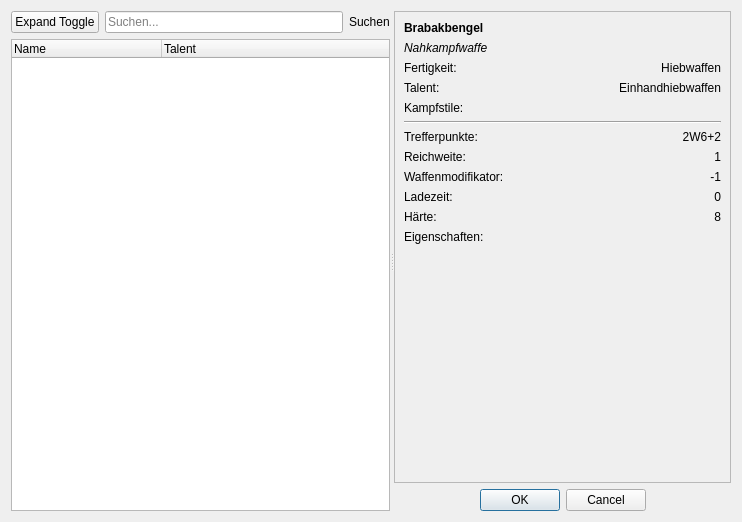
<?xml version="1.0" encoding="UTF-8"?>
<ui version="4.0">
 <class>Dialog</class>
 <widget class="QDialog" name="Dialog">
  <property name="windowModality">
   <enum>Qt::WindowModality::ApplicationModal</enum>
  </property>
  <property name="geometry">
   <rect>
    <x>0</x>
    <y>0</y>
    <width>742</width>
    <height>522</height>
   </rect>
  </property>
  <property name="windowTitle">
   <string>Taverne - Waffe wählen...</string>
  </property>
  <layout class="QGridLayout" name="gridLayout_2">
   <item row="0" column="0">
    <widget class="QSplitter" name="splitter">
     <property name="orientation">
      <enum>Qt::Orientation::Horizontal</enum>
     </property>
     <widget class="QWidget" name="verticalLayout_2" native="true">
      <property name="sizePolicy">
       <sizepolicy hsizetype="Preferred" vsizetype="Preferred">
        <horstretch>0</horstretch>
        <verstretch>0</verstretch>
       </sizepolicy>
      </property>
      <layout class="QVBoxLayout" name="verticalLayout2">
       <item>
        <layout class="QHBoxLayout" name="filterLayout">
         <item>
          <widget class="QPushButton" name="buttonExpandToggle">
           <property name="font">
            <font>
             <hintingpreference>PreferNoHinting</hintingpreference>
            </font>
           </property>
           <property name="text">
            <string>Expand Toggle</string>
           </property>
           <property name="class" stdset="0">
            <string>icon</string>
           </property>
          </widget>
         </item>
         <item>
          <widget class="QLineEdit" name="nameFilterEdit">
           <property name="placeholderText">
            <string>Suchen...</string>
           </property>
           <property name="clearButtonEnabled">
            <bool>true</bool>
           </property>
          </widget>
         </item>
         <item>
          <widget class="QLabel" name="labelFilter">
           <property name="font">
            <font>
             <hintingpreference>PreferNoHinting</hintingpreference>
            </font>
           </property>
           <property name="text">
            <string>Suchen</string>
           </property>
           <property name="class" stdset="0">
            <string>icon</string>
           </property>
          </widget>
         </item>
        </layout>
       </item>
       <item>
        <widget class="QTreeWidget" name="treeWeapons">
         <property name="sizePolicy">
          <sizepolicy hsizetype="Expanding" vsizetype="Expanding">
           <horstretch>0</horstretch>
           <verstretch>0</verstretch>
          </sizepolicy>
         </property>
         <property name="editTriggers">
          <set>QAbstractItemView::EditTrigger::NoEditTriggers</set>
         </property>
         <property name="showDropIndicator" stdset="0">
          <bool>false</bool>
         </property>
         <property name="alternatingRowColors">
          <bool>true</bool>
         </property>
         <property name="sortingEnabled">
          <bool>false</bool>
         </property>
         <property name="allColumnsShowFocus">
          <bool>true</bool>
         </property>
         <attribute name="headerVisible">
          <bool>true</bool>
         </attribute>
         <attribute name="headerCascadingSectionResizes">
          <bool>false</bool>
         </attribute>
         <attribute name="headerDefaultSectionSize">
          <number>150</number>
         </attribute>
         <attribute name="headerStretchLastSection">
          <bool>true</bool>
         </attribute>
         <column>
          <property name="text">
           <string>Name</string>
          </property>
         </column>
         <column>
          <property name="text">
           <string>Talent</string>
          </property>
         </column>
        </widget>
       </item>
      </layout>
     </widget>
     <widget class="QWidget" name="layoutWidget">
      <layout class="QVBoxLayout" name="verticalLayout">
       <property name="sizeConstraint">
        <enum>QLayout::SizeConstraint::SetDefaultConstraint</enum>
       </property>
       <item>
        <widget class="QScrollArea" name="scrollArea">
         <property name="minimumSize">
          <size>
           <width>0</width>
           <height>0</height>
          </size>
         </property>
         <property name="font">
          <font>
           <bold>false</bold>
          </font>
         </property>
         <property name="frameShape">
          <enum>QFrame::Shape::StyledPanel</enum>
         </property>
         <property name="widgetResizable">
          <bool>true</bool>
         </property>
         <widget class="QWidget" name="scrollAreaWidgetContents">
          <property name="geometry">
           <rect>
            <x>0</x>
            <y>0</y>
            <width>327</width>
            <height>470</height>
           </rect>
          </property>
          <layout class="QFormLayout" name="formLayout">
           <item row="0" column="0">
            <widget class="QLabel" name="labelName">
             <property name="font">
              <font>
               <bold>true</bold>
              </font>
             </property>
             <property name="text">
              <string>Brabakbengel</string>
             </property>
             <property name="class" stdset="0">
              <string>h4</string>
             </property>
            </widget>
           </item>
           <item row="1" column="0">
            <widget class="QLabel" name="labelTyp">
             <property name="font">
              <font>
               <italic>true</italic>
               <bold>false</bold>
              </font>
             </property>
             <property name="text">
              <string>Nahkampfwaffe</string>
             </property>
             <property name="alignment">
              <set>Qt::AlignmentFlag::AlignLeading|Qt::AlignmentFlag::AlignLeft|Qt::AlignmentFlag::AlignVCenter</set>
             </property>
             <property name="class" stdset="0">
              <string>italic</string>
             </property>
            </widget>
           </item>
           <item row="2" column="0">
            <widget class="QLabel" name="labelFertigkeit">
             <property name="text">
              <string>Fertigkeit:</string>
             </property>
            </widget>
           </item>
           <item row="2" column="1">
            <widget class="QLabel" name="labelFertigkeitWert">
             <property name="text">
              <string>Hiebwaffen</string>
             </property>
             <property name="alignment">
              <set>Qt::AlignmentFlag::AlignRight|Qt::AlignmentFlag::AlignTrailing|Qt::AlignmentFlag::AlignVCenter</set>
             </property>
             <property name="wordWrap">
              <bool>true</bool>
             </property>
            </widget>
           </item>
           <item row="3" column="0">
            <widget class="QLabel" name="labelTalent">
             <property name="text">
              <string>Talent:</string>
             </property>
            </widget>
           </item>
           <item row="3" column="1">
            <widget class="QLabel" name="labelTalentWert">
             <property name="text">
              <string>Einhandhiebwaffen</string>
             </property>
             <property name="alignment">
              <set>Qt::AlignmentFlag::AlignRight|Qt::AlignmentFlag::AlignTrailing|Qt::AlignmentFlag::AlignVCenter</set>
             </property>
             <property name="wordWrap">
              <bool>true</bool>
             </property>
            </widget>
           </item>
           <item row="5" column="0" colspan="2">
            <widget class="Line" name="line">
             <property name="orientation">
              <enum>Qt::Orientation::Horizontal</enum>
             </property>
            </widget>
           </item>
           <item row="6" column="0">
            <widget class="QLabel" name="labelTP">
             <property name="font">
              <font>
               <bold>false</bold>
              </font>
             </property>
             <property name="text">
              <string>Trefferpunkte:</string>
             </property>
            </widget>
           </item>
           <item row="6" column="1">
            <widget class="QLabel" name="labelTPWert">
             <property name="text">
              <string>2W6+2</string>
             </property>
             <property name="alignment">
              <set>Qt::AlignmentFlag::AlignRight|Qt::AlignmentFlag::AlignTrailing|Qt::AlignmentFlag::AlignVCenter</set>
             </property>
            </widget>
           </item>
           <item row="7" column="0">
            <widget class="QLabel" name="labelRW">
             <property name="text">
              <string>Reichweite:</string>
             </property>
            </widget>
           </item>
           <item row="7" column="1">
            <widget class="QLabel" name="labelRWWert">
             <property name="text">
              <string>1</string>
             </property>
             <property name="alignment">
              <set>Qt::AlignmentFlag::AlignRight|Qt::AlignmentFlag::AlignTrailing|Qt::AlignmentFlag::AlignVCenter</set>
             </property>
            </widget>
           </item>
           <item row="8" column="0">
            <widget class="QLabel" name="labelWM">
             <property name="text">
              <string>Waffenmodifikator:</string>
             </property>
            </widget>
           </item>
           <item row="8" column="1">
            <widget class="QLabel" name="labelWMWert">
             <property name="text">
              <string>-1</string>
             </property>
             <property name="alignment">
              <set>Qt::AlignmentFlag::AlignRight|Qt::AlignmentFlag::AlignTrailing|Qt::AlignmentFlag::AlignVCenter</set>
             </property>
            </widget>
           </item>
           <item row="9" column="0">
            <widget class="QLabel" name="labelLZ">
             <property name="text">
              <string>Ladezeit:</string>
             </property>
            </widget>
           </item>
           <item row="9" column="1">
            <widget class="QLabel" name="labelLZWert">
             <property name="text">
              <string>0</string>
             </property>
             <property name="alignment">
              <set>Qt::AlignmentFlag::AlignRight|Qt::AlignmentFlag::AlignTrailing|Qt::AlignmentFlag::AlignVCenter</set>
             </property>
            </widget>
           </item>
           <item row="10" column="0">
            <widget class="QLabel" name="labelHaerte">
             <property name="text">
              <string>Härte:</string>
             </property>
            </widget>
           </item>
           <item row="10" column="1">
            <widget class="QLabel" name="labelHaerteWert">
             <property name="text">
              <string>8</string>
             </property>
             <property name="alignment">
              <set>Qt::AlignmentFlag::AlignRight|Qt::AlignmentFlag::AlignTrailing|Qt::AlignmentFlag::AlignVCenter</set>
             </property>
            </widget>
           </item>
           <item row="11" column="0" colspan="2">
            <widget class="QLabel" name="labelEigenschaften">
             <property name="text">
              <string>Eigenschaften:</string>
             </property>
             <property name="wordWrap">
              <bool>true</bool>
             </property>
            </widget>
           </item>
           <item row="4" column="0" colspan="2">
            <widget class="QLabel" name="labelKampfstile">
             <property name="text">
              <string>Kampfstile:</string>
             </property>
             <property name="wordWrap">
              <bool>true</bool>
             </property>
            </widget>
           </item>
          </layout>
         </widget>
        </widget>
       </item>
       <item>
        <widget class="QDialogButtonBox" name="buttonBox">
         <property name="orientation">
          <enum>Qt::Orientation::Horizontal</enum>
         </property>
         <property name="standardButtons">
          <set>QDialogButtonBox::StandardButton::Cancel|QDialogButtonBox::StandardButton::Ok</set>
         </property>
         <property name="centerButtons">
          <bool>true</bool>
         </property>
        </widget>
       </item>
      </layout>
     </widget>
    </widget>
   </item>
  </layout>
 </widget>
 <tabstops>
  <tabstop>nameFilterEdit</tabstop>
  <tabstop>treeWeapons</tabstop>
  <tabstop>scrollArea</tabstop>
 </tabstops>
 <resources/>
 <connections>
  <connection>
   <sender>buttonBox</sender>
   <signal>accepted()</signal>
   <receiver>Dialog</receiver>
   <slot>accept()</slot>
   <hints>
    <hint type="sourcelabel">
     <x>248</x>
     <y>254</y>
    </hint>
    <hint type="destinationlabel">
     <x>157</x>
     <y>274</y>
    </hint>
   </hints>
  </connection>
  <connection>
   <sender>buttonBox</sender>
   <signal>rejected()</signal>
   <receiver>Dialog</receiver>
   <slot>reject()</slot>
   <hints>
    <hint type="sourcelabel">
     <x>316</x>
     <y>260</y>
    </hint>
    <hint type="destinationlabel">
     <x>286</x>
     <y>274</y>
    </hint>
   </hints>
  </connection>
 </connections>
</ui>
